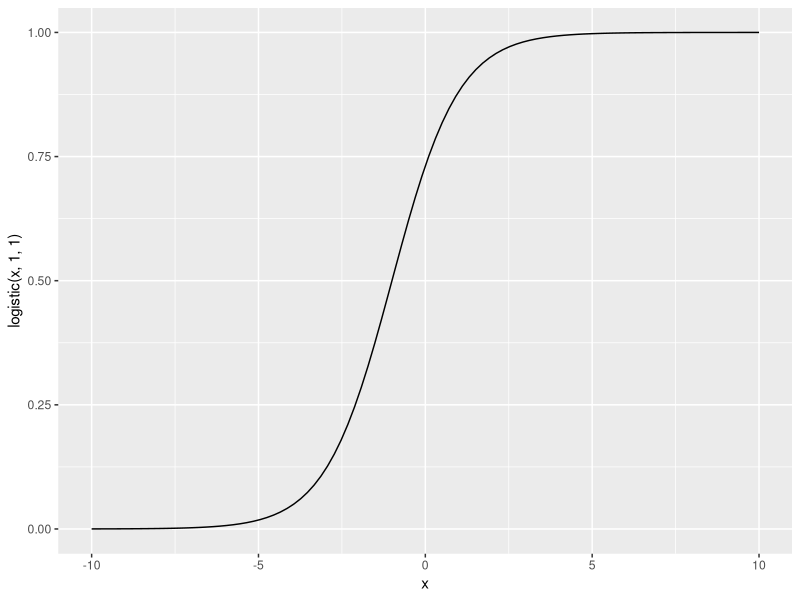
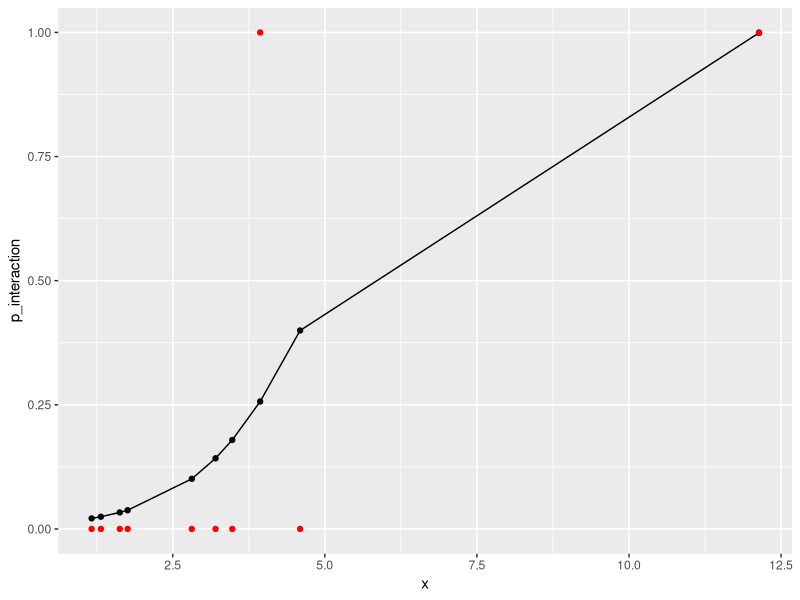

Source code (R) for these figures, in order: (Note: this script raises an error after producing the figures.)
library(boot)
library(ggplot2)

#logistic model y = a*x + b  ~Food Web Model
logistic <- function(x, a, b){
  yy <- inv.logit(a*x+b)
  return(yy)
}

x <- seq(-10, 10, length=100)
ggplot(mapping=aes(x=x, y=logistic(x, 1, 1))) +
  geom_line()


## parameters
mass_mean <- 1
mass_sd <- 1
num_species <- 10
real_a <- 1 # ~Real Parameters
real_b <- -5 # ~Real Parameters



x <- rlnorm(num_species, mass_mean, mass_sd) # ~Real Body Sizes
# ~Real food web
p_interaction <- logistic(x, real_a,real_b) 

# ~Stochasticity in the system's biology
interaction <- numeric(length=num_species)
for(i in 1:num_species)
  interaction[i] <- rbinom(1, 1, p_interaction[i])

## deterministic biology version
#interaction <- ifelse(p_interaction<0.3, 0, 1)

ggplot(mapping=aes(x=x, y=p_interaction)) +
  geom_point() + geom_line() +
  geom_point(mapping=aes(y=interaction), col="red")


## add observation error
p_1_1 <- 0.9
p_0_0 <- 0.9
rans <- runif(num_species)

obs_interaction <- ifelse(interaction==1 & rans>p_1_1, interaction-1,
                          ifelse(interaction==0 & rans>p_0_0, interaction+1, interaction))


noise <- rbinom(1,1,y)
y <- y + noise

x_y <- data.frame(x=x,y=y)
# ~Interactions observed by a human
prob <- 0.3
n_sample <- as.integer(prob*num)
obs <- x_y[sample(nrow(x_y), n_sample), ]

#Parameter Estimation (ABC)
numm <- 10000
a <- runif(numm,0,5)
b <- runif(numm,-10,10)
Q = rep(NA,numm)


for(i in 1:numm)
{
  Q[i] <-  sum(abs(obs[,2]-a[i]*obs[,1]-b[i])) 
}
datta <- data.frame(a=a,b=b)
p_datta <- datta[Q<100,]

meann = colMeans(p_datta)

# ~Estimated Parameters
obs_a <- meann[1]
obs_b <- meann[2]
plot(x,y)
lines(x,obs_a*x+obs_b,type='l')
